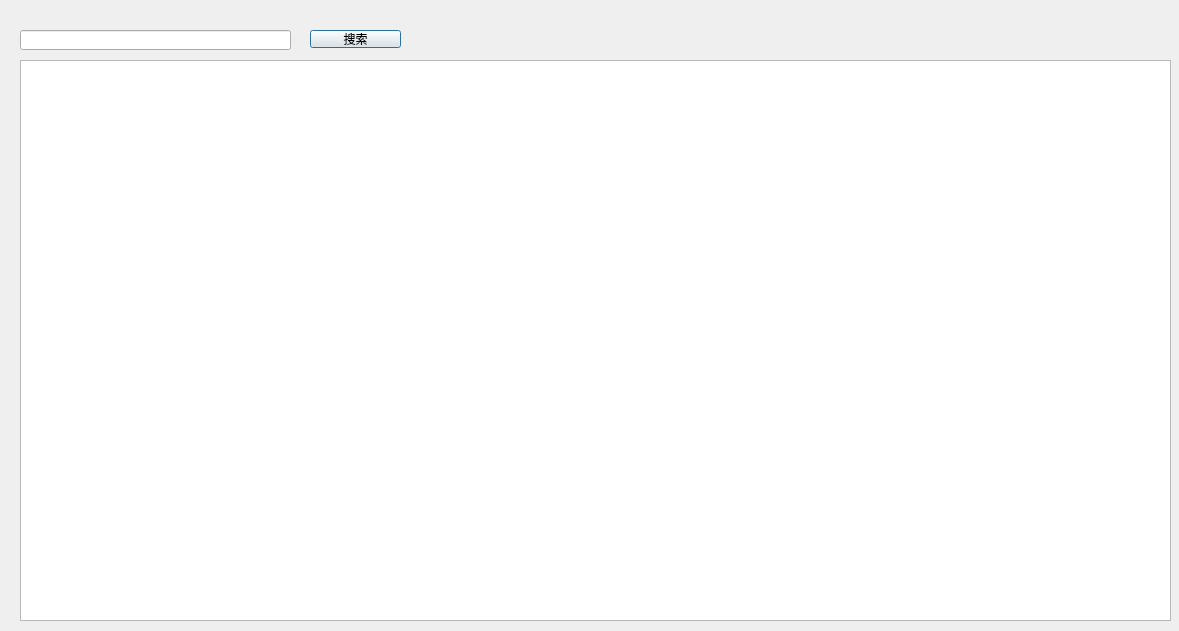
<?xml version="1.0" encoding="UTF-8"?>
<ui version="4.0">
 <class>commandlsit</class>
 <widget class="QDialog" name="commandlsit">
  <property name="geometry">
   <rect>
    <x>0</x>
    <y>0</y>
    <width>1179</width>
    <height>631</height>
   </rect>
  </property>
  <property name="windowTitle">
   <string>Dialog</string>
  </property>
  <widget class="QTableWidget" name="tableWidget">
   <property name="geometry">
    <rect>
     <x>20</x>
     <y>60</y>
     <width>1151</width>
     <height>561</height>
    </rect>
   </property>
   <property name="minimumSize">
    <size>
     <width>1151</width>
     <height>561</height>
    </size>
   </property>
   <property name="maximumSize">
    <size>
     <width>1151</width>
     <height>561</height>
    </size>
   </property>
  </widget>
  <widget class="QLineEdit" name="lineEdit">
   <property name="geometry">
    <rect>
     <x>20</x>
     <y>30</y>
     <width>271</width>
     <height>20</height>
    </rect>
   </property>
  </widget>
  <widget class="QPushButton" name="pushButton">
   <property name="geometry">
    <rect>
     <x>310</x>
     <y>30</y>
     <width>91</width>
     <height>18</height>
    </rect>
   </property>
   <property name="text">
    <string>搜索</string>
   </property>
  </widget>
 </widget>
 <resources/>
 <connections/>
</ui>
